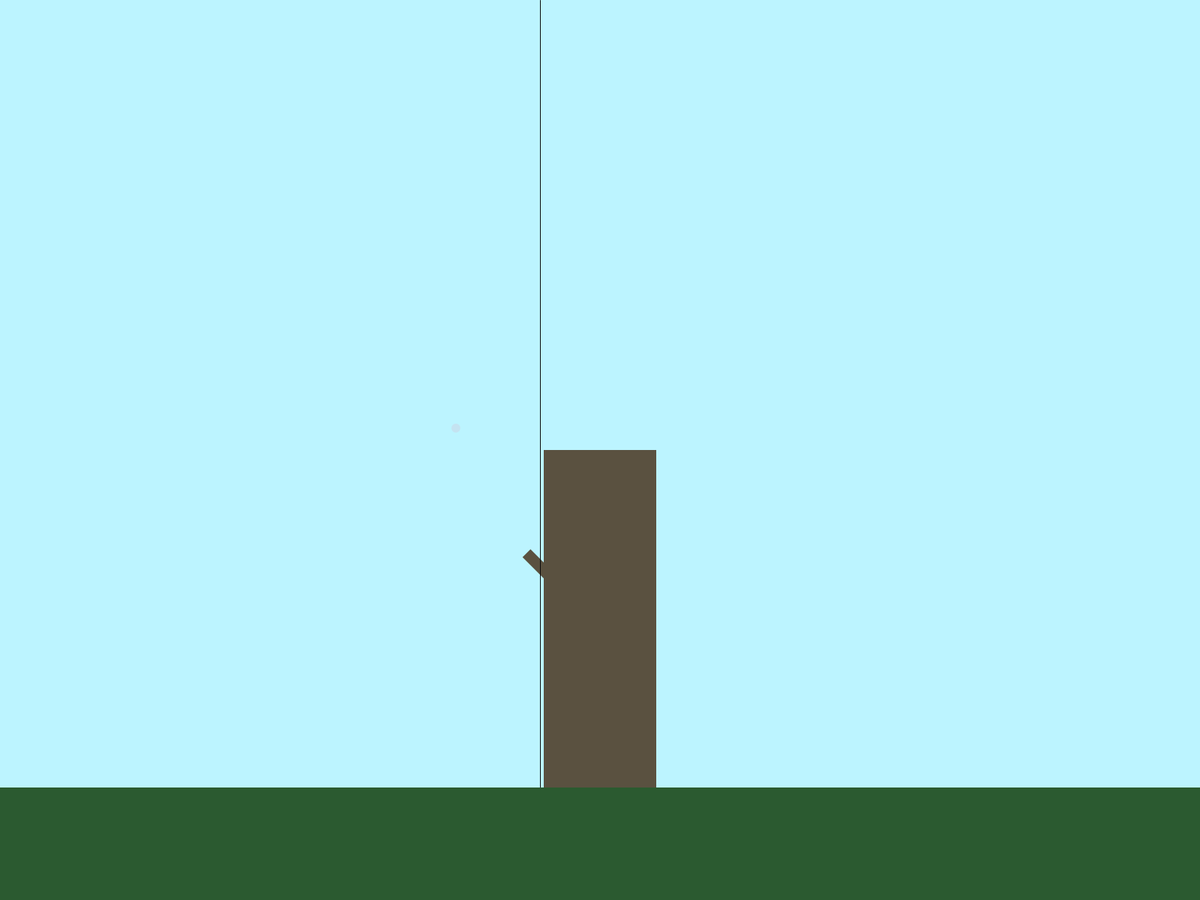
Frame 1 (no input)
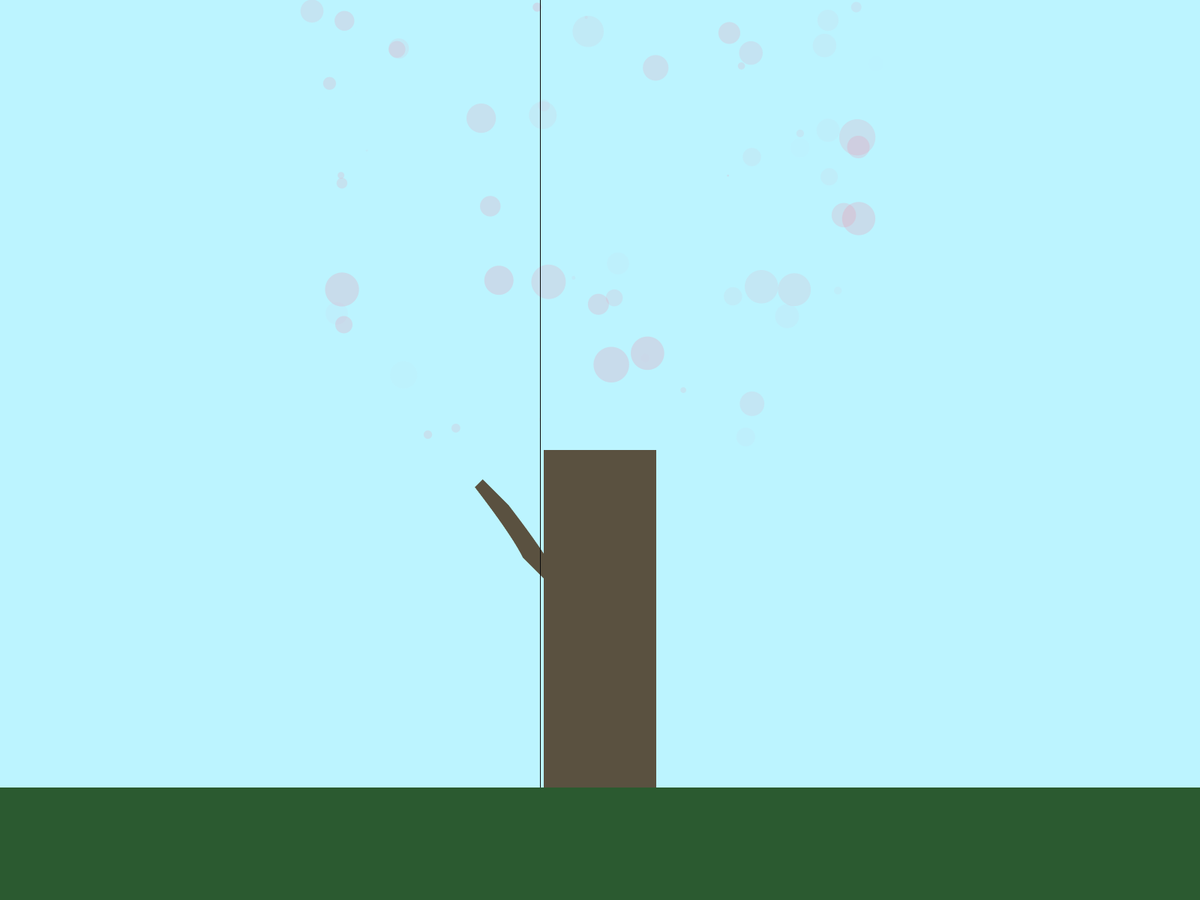
Frame 60 (the mouse pressed at the canvas centre just before this capture)
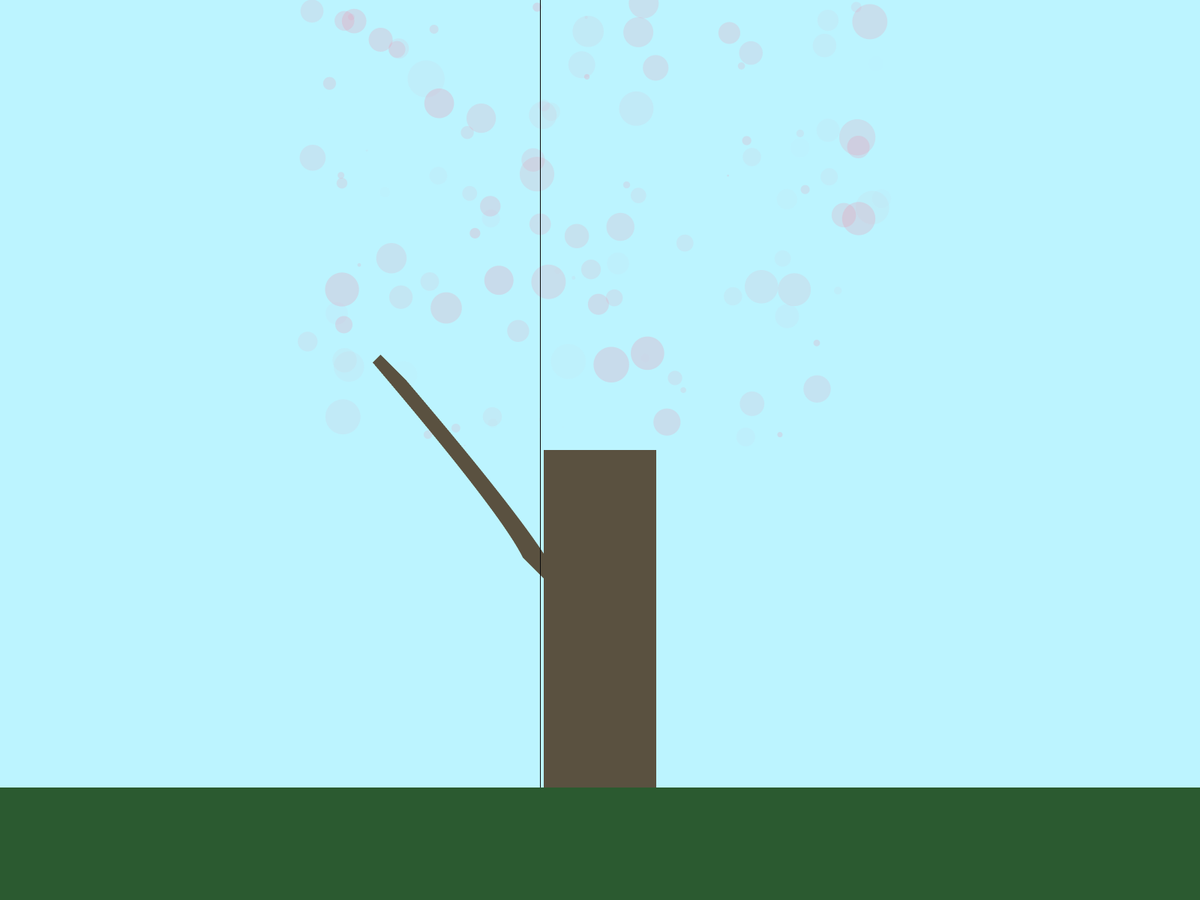
Frame 120 (the mouse held since frame 60 and released just before this capture)

The Processing sketch that drew these frames (run headless with seeded random() and noise(); from frame 60 on, the mouse is pressed at the canvas centre):

// Processing sketch: test1
// ── test1.pde
float rX, rY, rW, rH;
float tX, tY, tW, tH;
float rVX, rVY;
float rA;

float fS;

void setup(){
  background(#BCF4FF);
  fullScreen();
  rX = width/2-75; rY = height-450; rW = 50; rH = 15;
  tX = width/2; tY = height-150; tW = 150; tH = 500;
  rVX = -.5; rVY = -1;
  rA = -.02;
  
  fS = 25;
}


void draw(){
  noStroke();
  fill(#5A5140);
  
  quad(width/2-tW/2, height/2, width/2+tW/2, height/2, width/2+tW/2, height/2+tH, width/2-tW/2, height/2+tH);
  //quad(width/2-tW/2, tY, tX+tW/2, tY, tW+tW/2, tY+tH, tX-tW/2, tY+tH);
  
  
  pushMatrix();
  translate(rX, rY);
  rotate(PI/4);
  quad(0-rW/2, 0, 0+rW/2, 0, 0+rW/2, 0+rH, 0-rW/2, 0+rH); 
  popMatrix();

  if(rY>220){
    rX+=rVX; rY+=rVY;
    rVX += rA; rVY += rA;
  }
  
  stroke(10);
  line(720, 0, 720, height);
  noStroke();
  fill(#2B5A30);
  rect(0, height-150, width, 150);
  
  
  fill(#FF6F91, random(50));
  circle(random(width/4, 3*width/4), random(0, height/2), random(50));
  
  
}
